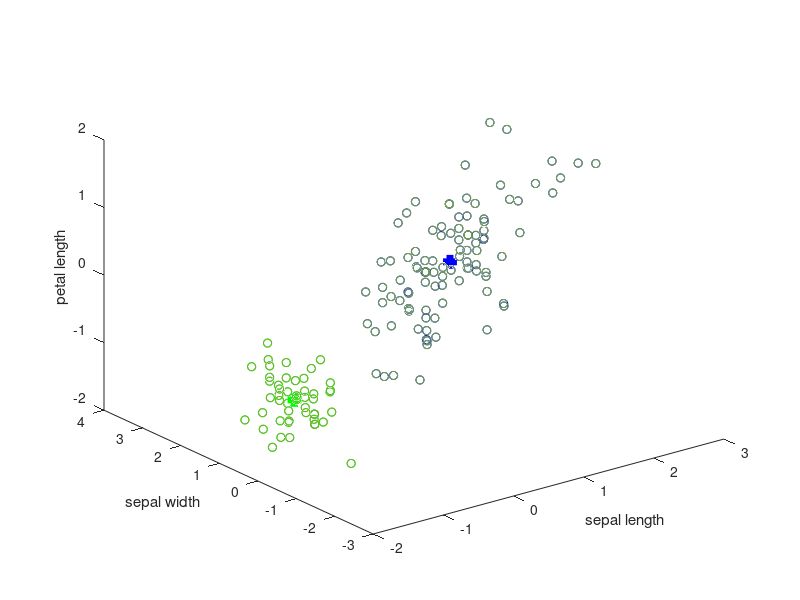
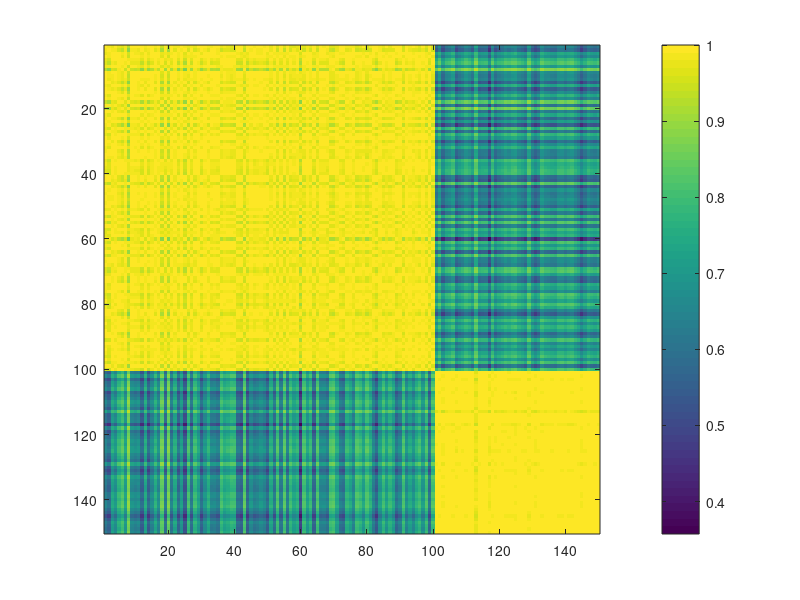
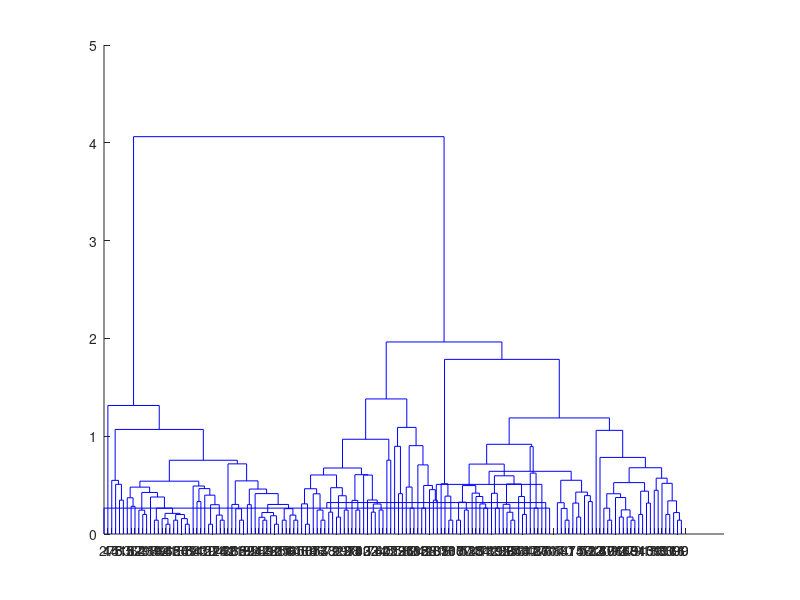
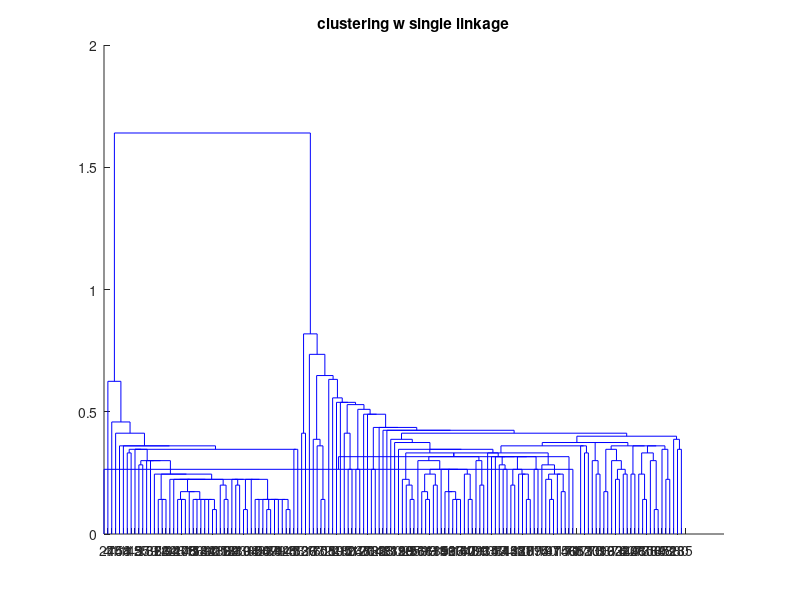

The MATLAB script that drew these images, in order:


% load data
data = load('fisher_iris.mat');

% col1 = sepal length,
% col2 = sepal width
% col3 = petal length
% col4 = petal width


%% Kmeans clustering

% step 1: normalize your data, zscore
% standard normal distribution on your data: mean = 0, std = 0

data_z = zscore(data.meas, [], 1);


% step 2: run kmeans
k = 2;
[clust_ind, clust_centroid, sumd] = kmeans(data_z, k);


% Visualize: 3d plot
color = {'b', 'g'};
figure('color', 'w');
for i = 1:k
    % data for clust i
    data_clust = data_z(clust_ind == i, :);
    
    % plot datapoints in this cluster
    plot3(data_clust(:,1), data_clust(:,2), data_clust(:,3), 'o', ...
        'color', color{i}); hold on;
    
    % plot the centroid
    plot3(clust_centroid(i,1), clust_centroid(i,2), clust_centroid(i,3), ...
        '+', 'color', color{i}, 'markersize', 10, 'linewidth', 5);
end
xlabel('sepal length');
ylabel('sepal width');
zlabel('petal length');

plot3(data_z(:,1), data_z(:,2), data_z(:,3), 'o');


% Visualize: correlation matrix organized by cluster
[order, inds] = sort(clust_ind);

cormat = corr(data.meas(inds,:)');
figure('color', 'w');
imagesc(cormat); colorbar;


%% Hierarchical clustering

% load
data = load('fisher_iris.mat');

% calculate distance between flowers
dist = pdist(data.meas, 'euclidean');

% do hierarchical clustering: linkage
z_avg = linkage(dist, 'average');

% visualize: dendrogram
figure('color', 'w');
dendrogram(z_avg, 0);


% do hierarchical clustering: linkage
z_single = linkage(dist, 'single');

% visualize: dendrogram
figure('color', 'w');
dendrogram(z_single, 0);
title('clustering w single linkage');
